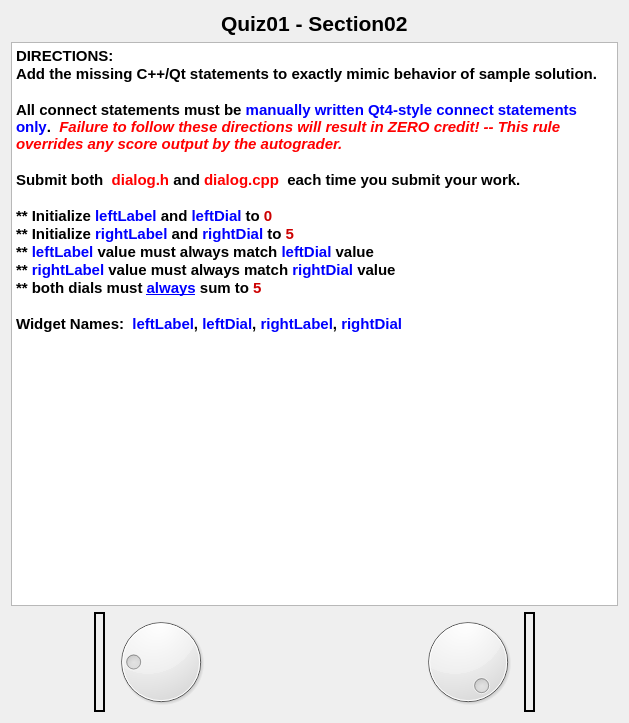
<?xml version="1.0" encoding="UTF-8"?>
<ui version="4.0">
 <class>Dialog</class>
 <widget class="QDialog" name="Dialog">
  <property name="geometry">
   <rect>
    <x>0</x>
    <y>0</y>
    <width>629</width>
    <height>723</height>
   </rect>
  </property>
  <property name="windowTitle">
   <string>Dialog</string>
  </property>
  <layout class="QVBoxLayout" name="verticalLayout">
   <item>
    <layout class="QHBoxLayout" name="horizontalLayout">
     <item>
      <spacer name="horizontalSpacer">
       <property name="orientation">
        <enum>Qt::Horizontal</enum>
       </property>
       <property name="sizeHint" stdset="0">
        <size>
         <width>40</width>
         <height>20</height>
        </size>
       </property>
      </spacer>
     </item>
     <item>
      <widget class="QLabel" name="label">
       <property name="sizePolicy">
        <sizepolicy hsizetype="Preferred" vsizetype="Minimum">
         <horstretch>0</horstretch>
         <verstretch>0</verstretch>
        </sizepolicy>
       </property>
       <property name="font">
        <font>
         <pointsize>16</pointsize>
         <weight>75</weight>
         <bold>true</bold>
        </font>
       </property>
       <property name="text">
        <string>Quiz01 - Section02</string>
       </property>
      </widget>
     </item>
     <item>
      <spacer name="horizontalSpacer_2">
       <property name="orientation">
        <enum>Qt::Horizontal</enum>
       </property>
       <property name="sizeHint" stdset="0">
        <size>
         <width>40</width>
         <height>20</height>
        </size>
       </property>
      </spacer>
     </item>
    </layout>
   </item>
   <item>
    <widget class="QTextBrowser" name="textBrowser">
     <property name="sizePolicy">
      <sizepolicy hsizetype="MinimumExpanding" vsizetype="Expanding">
       <horstretch>0</horstretch>
       <verstretch>0</verstretch>
      </sizepolicy>
     </property>
     <property name="font">
      <font>
       <pointsize>14</pointsize>
      </font>
     </property>
     <property name="html">
      <string>&lt;!DOCTYPE HTML PUBLIC &quot;-//W3C//DTD HTML 4.0//EN&quot; &quot;http://www.w3.org/TR/REC-html40/strict.dtd&quot;&gt;
&lt;html&gt;&lt;head&gt;&lt;meta name=&quot;qrichtext&quot; content=&quot;1&quot; /&gt;&lt;style type=&quot;text/css&quot;&gt;
p, li { white-space: pre-wrap; }
&lt;/style&gt;&lt;/head&gt;&lt;body style=&quot; font-family:'Cantarell'; font-size:14pt; font-weight:400; font-style:normal;&quot;&gt;
&lt;p style=&quot; margin-top:0px; margin-bottom:0px; margin-left:0px; margin-right:0px; -qt-block-indent:0; text-indent:0px;&quot;&gt;&lt;span style=&quot; font-size:11pt; font-weight:600;&quot;&gt;DIRECTIONS:&lt;/span&gt;&lt;/p&gt;
&lt;p style=&quot; margin-top:0px; margin-bottom:0px; margin-left:0px; margin-right:0px; -qt-block-indent:0; text-indent:0px;&quot;&gt;&lt;span style=&quot; font-size:11pt; font-weight:600;&quot;&gt;Add the missing C++/Qt statements to exactly mimic behavior of sample solution.  &lt;/span&gt;&lt;/p&gt;
&lt;p style=&quot;-qt-paragraph-type:empty; margin-top:0px; margin-bottom:0px; margin-left:0px; margin-right:0px; -qt-block-indent:0; text-indent:0px; font-size:11pt; font-weight:600;&quot;&gt;&lt;br /&gt;&lt;/p&gt;
&lt;p style=&quot; margin-top:0px; margin-bottom:0px; margin-left:0px; margin-right:0px; -qt-block-indent:0; text-indent:0px;&quot;&gt;&lt;span style=&quot; font-size:11pt; font-weight:600;&quot;&gt;All connect statements must be &lt;/span&gt;&lt;span style=&quot; font-size:11pt; font-weight:600; color:#0000ff;&quot;&gt;manually written Qt4-style connect statements only&lt;/span&gt;&lt;span style=&quot; font-size:11pt; font-weight:600;&quot;&gt;. &lt;/span&gt;&lt;span style=&quot; font-size:11pt; font-weight:600; color:#ff0000;&quot;&gt; &lt;/span&gt;&lt;span style=&quot; font-size:11pt; font-weight:600; font-style:italic; color:#ff0000;&quot;&gt;Failure to follow these directions will result in ZERO credit! -- This rule overrides any score output by the autograder.  &lt;/span&gt;&lt;/p&gt;
&lt;p style=&quot;-qt-paragraph-type:empty; margin-top:0px; margin-bottom:0px; margin-left:0px; margin-right:0px; -qt-block-indent:0; text-indent:0px; font-size:11pt; font-weight:600;&quot;&gt;&lt;br /&gt;&lt;/p&gt;
&lt;p style=&quot; margin-top:0px; margin-bottom:0px; margin-left:0px; margin-right:0px; -qt-block-indent:0; text-indent:0px;&quot;&gt;&lt;span style=&quot; font-size:11pt; font-weight:600;&quot;&gt;Submit both  &lt;/span&gt;&lt;span style=&quot; font-size:11pt; font-weight:600; color:#ff0000;&quot;&gt;dialog.h&lt;/span&gt;&lt;span style=&quot; font-size:11pt; font-weight:600;&quot;&gt; and &lt;/span&gt;&lt;span style=&quot; font-size:11pt; font-weight:600; color:#ff0000;&quot;&gt;dialog.cpp &lt;/span&gt;&lt;span style=&quot; font-size:11pt; font-weight:600;&quot;&gt; each time you submit your work.&lt;/span&gt;&lt;/p&gt;
&lt;p style=&quot;-qt-paragraph-type:empty; margin-top:0px; margin-bottom:0px; margin-left:0px; margin-right:0px; -qt-block-indent:0; text-indent:0px; font-size:11pt; font-weight:600;&quot;&gt;&lt;br /&gt;&lt;/p&gt;
&lt;p style=&quot; margin-top:0px; margin-bottom:0px; margin-left:0px; margin-right:0px; -qt-block-indent:0; text-indent:0px;&quot;&gt;&lt;span style=&quot; font-size:11pt; font-weight:600;&quot;&gt;** Initialize &lt;/span&gt;&lt;span style=&quot; font-size:11pt; font-weight:600; color:#0000ff;&quot;&gt;leftLabel&lt;/span&gt;&lt;span style=&quot; font-size:11pt; font-weight:600;&quot;&gt; and &lt;/span&gt;&lt;span style=&quot; font-size:11pt; font-weight:600; color:#0000ff;&quot;&gt;leftDial&lt;/span&gt;&lt;span style=&quot; font-size:11pt; font-weight:600;&quot;&gt; to &lt;/span&gt;&lt;span style=&quot; font-size:11pt; font-weight:600; color:#cc0000;&quot;&gt;0&lt;/span&gt;&lt;/p&gt;
&lt;p style=&quot; margin-top:0px; margin-bottom:0px; margin-left:0px; margin-right:0px; -qt-block-indent:0; text-indent:0px;&quot;&gt;&lt;span style=&quot; font-size:11pt; font-weight:600;&quot;&gt;** Initialize &lt;/span&gt;&lt;span style=&quot; font-size:11pt; font-weight:600; color:#0000ff;&quot;&gt;rightLabel&lt;/span&gt;&lt;span style=&quot; font-size:11pt; font-weight:600;&quot;&gt; and &lt;/span&gt;&lt;span style=&quot; font-size:11pt; font-weight:600; color:#0000ff;&quot;&gt;rightDial&lt;/span&gt;&lt;span style=&quot; font-size:11pt; font-weight:600;&quot;&gt; to &lt;/span&gt;&lt;span style=&quot; font-size:11pt; font-weight:600; color:#cc0000;&quot;&gt;5&lt;/span&gt;&lt;/p&gt;
&lt;p style=&quot; margin-top:0px; margin-bottom:0px; margin-left:0px; margin-right:0px; -qt-block-indent:0; text-indent:0px;&quot;&gt;&lt;span style=&quot; font-size:11pt; font-weight:600;&quot;&gt;** &lt;/span&gt;&lt;span style=&quot; font-size:11pt; font-weight:600; color:#0000ff;&quot;&gt;leftLabel&lt;/span&gt;&lt;span style=&quot; font-size:11pt; font-weight:600;&quot;&gt; value must always match&lt;/span&gt;&lt;span style=&quot; font-size:11pt; font-weight:600; color:#0000ff;&quot;&gt; leftDial &lt;/span&gt;&lt;span style=&quot; font-size:11pt; font-weight:600;&quot;&gt;value&lt;/span&gt;&lt;/p&gt;
&lt;p style=&quot; margin-top:0px; margin-bottom:0px; margin-left:0px; margin-right:0px; -qt-block-indent:0; text-indent:0px;&quot;&gt;&lt;span style=&quot; font-size:11pt; font-weight:600;&quot;&gt;**&lt;/span&gt;&lt;span style=&quot; font-size:11pt; font-weight:600; color:#0000ff;&quot;&gt; rightLabel &lt;/span&gt;&lt;span style=&quot; font-size:11pt; font-weight:600;&quot;&gt;value must always match &lt;/span&gt;&lt;span style=&quot; font-size:11pt; font-weight:600; color:#0000ff;&quot;&gt;rightDial&lt;/span&gt;&lt;span style=&quot; font-size:11pt; font-weight:600;&quot;&gt; value&lt;/span&gt;&lt;/p&gt;
&lt;p style=&quot; margin-top:0px; margin-bottom:0px; margin-left:0px; margin-right:0px; -qt-block-indent:0; text-indent:0px;&quot;&gt;&lt;span style=&quot; font-size:11pt; font-weight:600;&quot;&gt;** both dials must &lt;/span&gt;&lt;span style=&quot; font-size:11pt; font-weight:600; text-decoration: underline; color:#0000ff;&quot;&gt;always&lt;/span&gt;&lt;span style=&quot; font-size:11pt; font-weight:600;&quot;&gt; sum to &lt;/span&gt;&lt;span style=&quot; font-size:11pt; font-weight:600; color:#cc0000;&quot;&gt;5&lt;/span&gt;&lt;/p&gt;
&lt;p style=&quot;-qt-paragraph-type:empty; margin-top:0px; margin-bottom:0px; margin-left:0px; margin-right:0px; -qt-block-indent:0; text-indent:0px; font-size:11pt; font-weight:600;&quot;&gt;&lt;br /&gt;&lt;/p&gt;
&lt;p style=&quot; margin-top:0px; margin-bottom:0px; margin-left:0px; margin-right:0px; -qt-block-indent:0; text-indent:0px;&quot;&gt;&lt;span style=&quot; font-size:11pt; font-weight:600;&quot;&gt;Widget Names:  &lt;/span&gt;&lt;span style=&quot; font-size:11pt; font-weight:600; color:#0000ff;&quot;&gt;leftLabel&lt;/span&gt;&lt;span style=&quot; font-size:11pt; font-weight:600;&quot;&gt;, &lt;/span&gt;&lt;span style=&quot; font-size:11pt; font-weight:600; color:#0000ff;&quot;&gt;leftDial&lt;/span&gt;&lt;span style=&quot; font-size:11pt; font-weight:600;&quot;&gt;, &lt;/span&gt;&lt;span style=&quot; font-size:11pt; font-weight:600; color:#0000ff;&quot;&gt;rightLabel&lt;/span&gt;&lt;span style=&quot; font-size:11pt; font-weight:600;&quot;&gt;, &lt;/span&gt;&lt;span style=&quot; font-size:11pt; font-weight:600; color:#0000ff;&quot;&gt;rightDial&lt;/span&gt;&lt;/p&gt;&lt;/body&gt;&lt;/html&gt;</string>
     </property>
    </widget>
   </item>
   <item>
    <layout class="QHBoxLayout" name="horizontalLayout_2">
     <item>
      <spacer name="horizontalSpacer_4">
       <property name="orientation">
        <enum>Qt::Horizontal</enum>
       </property>
       <property name="sizeHint" stdset="0">
        <size>
         <width>40</width>
         <height>20</height>
        </size>
       </property>
      </spacer>
     </item>
     <item>
      <widget class="QLabel" name="leftLabel">
       <property name="font">
        <font>
         <weight>75</weight>
         <bold>true</bold>
        </font>
       </property>
       <property name="frameShape">
        <enum>QFrame::WinPanel</enum>
       </property>
       <property name="text">
        <string/>
       </property>
      </widget>
     </item>
     <item>
      <widget class="QDial" name="leftDial">
       <property name="maximum">
        <number>5</number>
       </property>
       <property name="value">
        <number>1</number>
       </property>
      </widget>
     </item>
     <item>
      <spacer name="horizontalSpacer_3">
       <property name="orientation">
        <enum>Qt::Horizontal</enum>
       </property>
       <property name="sizeHint" stdset="0">
        <size>
         <width>201</width>
         <height>20</height>
        </size>
       </property>
      </spacer>
     </item>
     <item>
      <widget class="QDial" name="rightDial">
       <property name="maximum">
        <number>5</number>
       </property>
       <property name="value">
        <number>5</number>
       </property>
      </widget>
     </item>
     <item>
      <widget class="QLabel" name="rightLabel">
       <property name="font">
        <font>
         <weight>75</weight>
         <bold>true</bold>
        </font>
       </property>
       <property name="frameShape">
        <enum>QFrame::WinPanel</enum>
       </property>
       <property name="text">
        <string/>
       </property>
      </widget>
     </item>
     <item>
      <spacer name="horizontalSpacer_5">
       <property name="orientation">
        <enum>Qt::Horizontal</enum>
       </property>
       <property name="sizeHint" stdset="0">
        <size>
         <width>40</width>
         <height>20</height>
        </size>
       </property>
      </spacer>
     </item>
    </layout>
   </item>
  </layout>
 </widget>
 <layoutdefault spacing="6" margin="11"/>
 <resources/>
 <connections/>
</ui>
